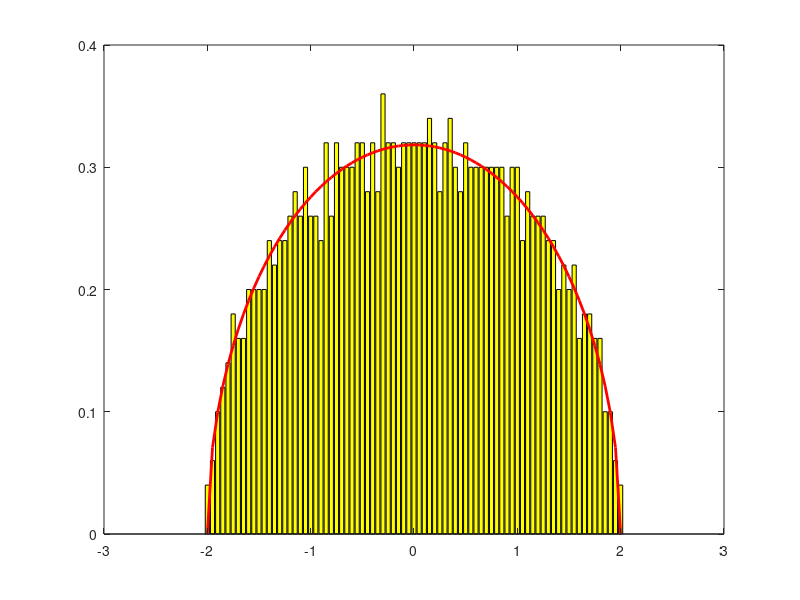

Recreate this plot in MATLAB.
n=1E3;
t=1;
v=[];
dx=0.05;

for i=1:t
    A=randn(n);
    S = (A+A')/2;
    v = [v; eig(S)];
end
v = v/sqrt(n/2);
[count, x]=hist(v,-2:dx:2);
cla reset;
bar(x,count/(t*n*dx),'y');
hold on;
plot(x,sqrt(4-x.^2)/(2*pi),'r','LineWidth',2);
